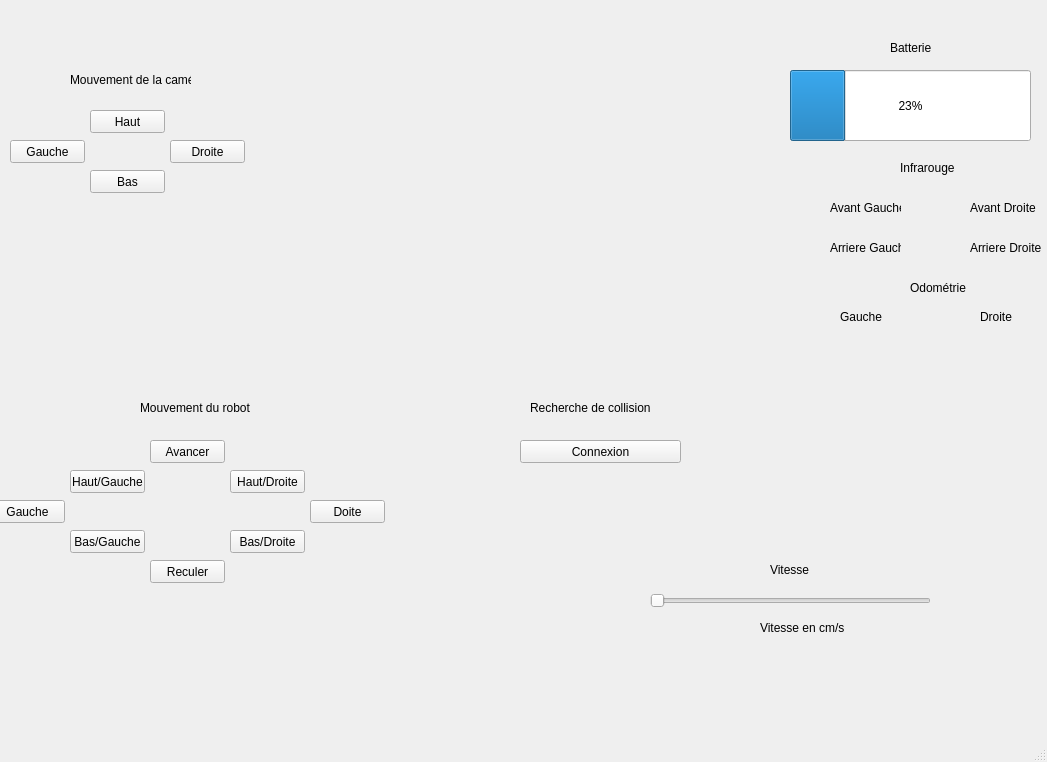
<?xml version="1.0" encoding="UTF-8"?>
<ui version="4.0">
 <class>MainWindow</class>
 <widget class="QMainWindow" name="MainWindow">
  <property name="geometry">
   <rect>
    <x>0</x>
    <y>0</y>
    <width>1047</width>
    <height>762</height>
   </rect>
  </property>
  <property name="windowTitle">
   <string>MainWindow</string>
  </property>
  <widget class="QWidget" name="centralwidget">
   <widget class="QPushButton" name="Gauche">
    <property name="geometry">
     <rect>
      <x>-10</x>
      <y>500</y>
      <width>75</width>
      <height>23</height>
     </rect>
    </property>
    <property name="text">
     <string>Gauche</string>
    </property>
   </widget>
   <widget class="QPushButton" name="avancer">
    <property name="geometry">
     <rect>
      <x>150</x>
      <y>440</y>
      <width>75</width>
      <height>23</height>
     </rect>
    </property>
    <property name="text">
     <string>Avancer</string>
    </property>
   </widget>
   <widget class="QPushButton" name="droite">
    <property name="geometry">
     <rect>
      <x>310</x>
      <y>500</y>
      <width>75</width>
      <height>23</height>
     </rect>
    </property>
    <property name="text">
     <string>Doite</string>
    </property>
   </widget>
   <widget class="QPushButton" name="reculer">
    <property name="geometry">
     <rect>
      <x>150</x>
      <y>560</y>
      <width>75</width>
      <height>23</height>
     </rect>
    </property>
    <property name="text">
     <string>Reculer</string>
    </property>
   </widget>
   <widget class="QWidget" name="formLayoutWidget">
    <property name="geometry">
     <rect>
      <x>360</x>
      <y>100</y>
      <width>411</width>
      <height>281</height>
     </rect>
    </property>
    <layout class="QFormLayout" name="camera"/>
   </widget>
   <widget class="QPushButton" name="hgauche">
    <property name="geometry">
     <rect>
      <x>70</x>
      <y>470</y>
      <width>75</width>
      <height>23</height>
     </rect>
    </property>
    <property name="text">
     <string>Haut/Gauche</string>
    </property>
   </widget>
   <widget class="QPushButton" name="hdroite">
    <property name="geometry">
     <rect>
      <x>230</x>
      <y>470</y>
      <width>75</width>
      <height>23</height>
     </rect>
    </property>
    <property name="text">
     <string>Haut/Droite</string>
    </property>
   </widget>
   <widget class="QPushButton" name="bgauche">
    <property name="geometry">
     <rect>
      <x>70</x>
      <y>530</y>
      <width>75</width>
      <height>23</height>
     </rect>
    </property>
    <property name="text">
     <string>Bas/Gauche</string>
    </property>
   </widget>
   <widget class="QPushButton" name="bdroite">
    <property name="geometry">
     <rect>
      <x>230</x>
      <y>530</y>
      <width>75</width>
      <height>23</height>
     </rect>
    </property>
    <property name="text">
     <string>Bas/Droite</string>
    </property>
   </widget>
   <widget class="QPushButton" name="connexion">
    <property name="geometry">
     <rect>
      <x>520</x>
      <y>440</y>
      <width>161</width>
      <height>23</height>
     </rect>
    </property>
    <property name="text">
     <string>Connexion</string>
    </property>
   </widget>
   <widget class="QProgressBar" name="barre_batterie">
    <property name="geometry">
     <rect>
      <x>790</x>
      <y>70</y>
      <width>241</width>
      <height>71</height>
     </rect>
    </property>
    <property name="value">
     <number>23</number>
    </property>
   </widget>
   <widget class="QLabel" name="titre_batterie">
    <property name="geometry">
     <rect>
      <x>890</x>
      <y>40</y>
      <width>121</width>
      <height>16</height>
     </rect>
    </property>
    <property name="text">
     <string>Batterie</string>
    </property>
   </widget>
   <widget class="QSlider" name="slide_vitesse">
    <property name="geometry">
     <rect>
      <x>650</x>
      <y>590</y>
      <width>281</width>
      <height>22</height>
     </rect>
    </property>
    <property name="minimum">
     <number>120</number>
    </property>
    <property name="maximum">
     <number>240</number>
    </property>
    <property name="orientation">
     <enum>Qt::Horizontal</enum>
    </property>
   </widget>
   <widget class="QLabel" name="titre_vitesse">
    <property name="geometry">
     <rect>
      <x>770</x>
      <y>560</y>
      <width>111</width>
      <height>20</height>
     </rect>
    </property>
    <property name="text">
     <string>Vitesse</string>
    </property>
   </widget>
   <widget class="QPushButton" name="haut_camera">
    <property name="geometry">
     <rect>
      <x>90</x>
      <y>110</y>
      <width>75</width>
      <height>23</height>
     </rect>
    </property>
    <property name="text">
     <string>Haut</string>
    </property>
   </widget>
   <widget class="QPushButton" name="gauche_camera">
    <property name="geometry">
     <rect>
      <x>10</x>
      <y>140</y>
      <width>75</width>
      <height>23</height>
     </rect>
    </property>
    <property name="text">
     <string>Gauche</string>
    </property>
   </widget>
   <widget class="QPushButton" name="droite_camera">
    <property name="geometry">
     <rect>
      <x>170</x>
      <y>140</y>
      <width>75</width>
      <height>23</height>
     </rect>
    </property>
    <property name="text">
     <string>Droite</string>
    </property>
   </widget>
   <widget class="QPushButton" name="bas_camera">
    <property name="geometry">
     <rect>
      <x>90</x>
      <y>170</y>
      <width>75</width>
      <height>23</height>
     </rect>
    </property>
    <property name="text">
     <string>Bas</string>
    </property>
   </widget>
   <widget class="QLabel" name="titre_ir">
    <property name="geometry">
     <rect>
      <x>900</x>
      <y>160</y>
      <width>61</width>
      <height>16</height>
     </rect>
    </property>
    <property name="text">
     <string>Infrarouge</string>
    </property>
   </widget>
   <widget class="QLabel" name="ir_AvG">
    <property name="geometry">
     <rect>
      <x>830</x>
      <y>200</y>
      <width>71</width>
      <height>16</height>
     </rect>
    </property>
    <property name="text">
     <string>Avant Gauche</string>
    </property>
   </widget>
   <widget class="QLabel" name="ir_AvD">
    <property name="geometry">
     <rect>
      <x>970</x>
      <y>200</y>
      <width>71</width>
      <height>16</height>
     </rect>
    </property>
    <property name="text">
     <string>Avant Droite</string>
    </property>
   </widget>
   <widget class="QLabel" name="ir_ArG">
    <property name="geometry">
     <rect>
      <x>830</x>
      <y>240</y>
      <width>71</width>
      <height>16</height>
     </rect>
    </property>
    <property name="text">
     <string>Arriere Gauche</string>
    </property>
   </widget>
   <widget class="QLabel" name="ir_ArD">
    <property name="geometry">
     <rect>
      <x>970</x>
      <y>240</y>
      <width>71</width>
      <height>16</height>
     </rect>
    </property>
    <property name="text">
     <string>Arriere Droite</string>
    </property>
   </widget>
   <widget class="QLabel" name="titre_odo">
    <property name="geometry">
     <rect>
      <x>910</x>
      <y>280</y>
      <width>61</width>
      <height>16</height>
     </rect>
    </property>
    <property name="text">
     <string>Odométrie</string>
    </property>
   </widget>
   <widget class="QLabel" name="odo_gauche">
    <property name="geometry">
     <rect>
      <x>840</x>
      <y>310</y>
      <width>47</width>
      <height>13</height>
     </rect>
    </property>
    <property name="text">
     <string>Gauche</string>
    </property>
   </widget>
   <widget class="QLabel" name="odo_droite">
    <property name="geometry">
     <rect>
      <x>980</x>
      <y>310</y>
      <width>47</width>
      <height>13</height>
     </rect>
    </property>
    <property name="text">
     <string>Droite</string>
    </property>
   </widget>
   <widget class="QLabel" name="titre_vit">
    <property name="geometry">
     <rect>
      <x>760</x>
      <y>620</y>
      <width>101</width>
      <height>16</height>
     </rect>
    </property>
    <property name="text">
     <string>Vitesse en cm/s</string>
    </property>
   </widget>
   <widget class="QLabel" name="collision">
    <property name="geometry">
     <rect>
      <x>530</x>
      <y>400</y>
      <width>201</width>
      <height>16</height>
     </rect>
    </property>
    <property name="text">
     <string>Recherche de collision</string>
    </property>
   </widget>
   <widget class="QLabel" name="titre_camera">
    <property name="geometry">
     <rect>
      <x>70</x>
      <y>70</y>
      <width>121</width>
      <height>20</height>
     </rect>
    </property>
    <property name="text">
     <string>Mouvement de la caméra</string>
    </property>
   </widget>
   <widget class="QLabel" name="titre_mouvement">
    <property name="geometry">
     <rect>
      <x>140</x>
      <y>400</y>
      <width>131</width>
      <height>16</height>
     </rect>
    </property>
    <property name="text">
     <string>Mouvement du robot</string>
    </property>
   </widget>
  </widget>
  <widget class="QMenuBar" name="menubar">
   <property name="geometry">
    <rect>
     <x>0</x>
     <y>0</y>
     <width>1047</width>
     <height>21</height>
    </rect>
   </property>
  </widget>
  <widget class="QStatusBar" name="statusbar"/>
 </widget>
 <resources/>
 <connections/>
</ui>
